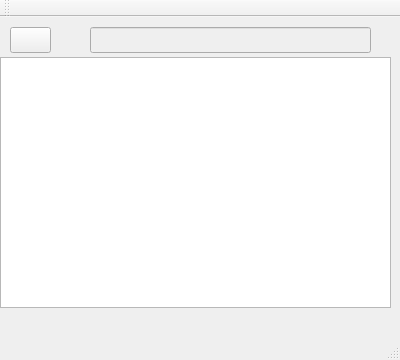
<?xml version="1.0" encoding="UTF-8"?>
<ui version="4.0">
 <class>MainWindow</class>
 <widget class="QMainWindow" name="MainWindow">
  <property name="geometry">
   <rect>
    <x>0</x>
    <y>0</y>
    <width>400</width>
    <height>360</height>
   </rect>
  </property>
  <property name="windowTitle">
   <string>MainWindow</string>
  </property>
  <widget class="QWidget" name="centralWidget">
   <widget class="QListWidget" name="listWidget">
    <property name="geometry">
     <rect>
      <x>0</x>
      <y>40</y>
      <width>391</width>
      <height>251</height>
     </rect>
    </property>
   </widget>
   <widget class="QPushButton" name="back_pushButton">
    <property name="geometry">
     <rect>
      <x>10</x>
      <y>10</y>
      <width>41</width>
      <height>26</height>
     </rect>
    </property>
    <property name="text">
     <string/>
    </property>
   </widget>
   <widget class="QLineEdit" name="trace_lineEdit">
    <property name="enabled">
     <bool>false</bool>
    </property>
    <property name="geometry">
     <rect>
      <x>90</x>
      <y>10</y>
      <width>281</width>
      <height>26</height>
     </rect>
    </property>
   </widget>
  </widget>
  <widget class="QMenuBar" name="menuBar">
   <property name="geometry">
    <rect>
     <x>0</x>
     <y>0</y>
     <width>400</width>
     <height>23</height>
    </rect>
   </property>
  </widget>
  <widget class="QToolBar" name="mainToolBar">
   <attribute name="toolBarArea">
    <enum>TopToolBarArea</enum>
   </attribute>
   <attribute name="toolBarBreak">
    <bool>false</bool>
   </attribute>
  </widget>
  <widget class="QStatusBar" name="statusBar"/>
 </widget>
 <layoutdefault spacing="6" margin="11"/>
 <resources/>
 <connections/>
</ui>
